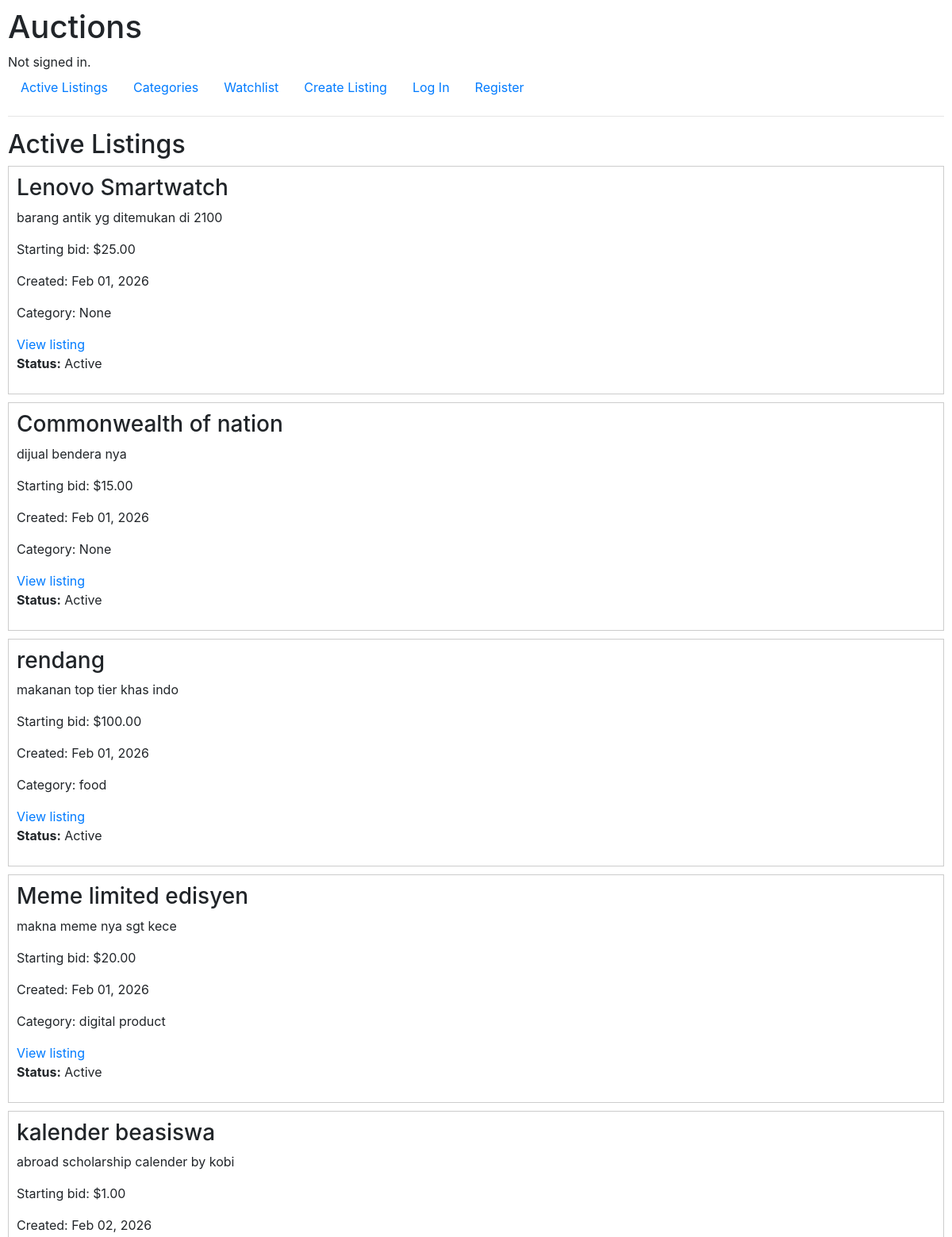
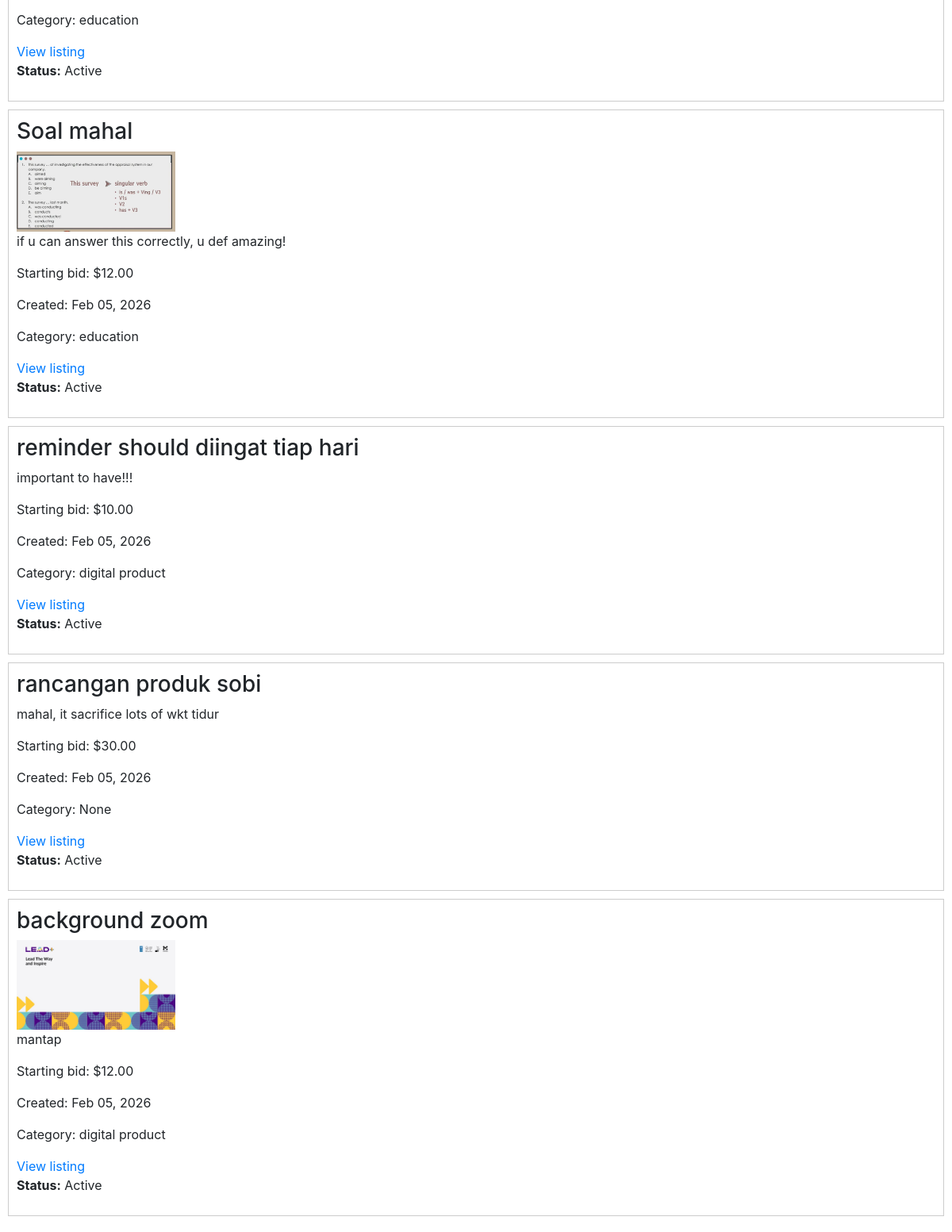
The page / on the database its author committed (2 pictures, top to bottom).
### auctions/models.py (models this page shows, shortened)
class AuctionList(models.Model):
    owner = models.ForeignKey(
        User, on_delete = models.CASCADE, related_name="listings"
    )
    title = models.CharField(max_length=120)
    description = models.TextField()
    starting_bid = models.DecimalField(
        max_digits=10, decimal_places=2
    )
    image = models.ImageField(    # or URL field
       upload_to ="images/", blank = True, null = True
    )
    category = models.ForeignKey(
        Category, on_delete=models.SET_NULL, related_name="listings",  blank = True, null = True
    )
    date_posted = models.DateTimeField(auto_now_add=True)
    is_active = models.BooleanField(default=True)
    winner = models.ForeignKey(
        User, on_delete = models.SET_NULL,  blank = True, null = True, related_name ="won_auction"
    )
    watchlist = models.ManyToManyField(
        User, blank = True, related_name = "watchlist"
    )

class Category(models.Model):
    name = models.CharField(
        max_length=64, unique=True
    )

### auctions/views.py (the view)
# urls.py: path("", views.index, name="index"),
def index(request):
    listings = AuctionList.objects.filter(is_active=True)
    return render(request, "auctions/index.html", {
        "listings": listings
    })

### auctions/templates/auctions/index.html
{% extends "auctions/layout.html" %}
{% block body %}
  <h2>Active Listings</h2>
  {% if listings %}
    <div>
      {% for listing in listings %}
        <div style="border: 1px solid #ccc; padding: 10px; margin-bottom: 10px;">
          <h3>{{ listing.title }}</h3>
              {% if listing.image %}
                <img src="{{ listing.image.url }}" alt="{{ listing.title }}" style="max-width: 200px;">
              {% endif %}
          <p>{{ listing.description }}</p>
          <p>
            Starting bid:
            ${{ listing.starting_bid }}
          </p>
          <p>Created: {{ listing.date_posted|date:"M d, Y" }}</p>
          {% if listing.category %}
            <p>Category: {{ listing.category.name }}</p>
          {% else %}
            <p>Category: None</p>
          {% endif %}
            <a href="{% url 'listing_detail' listing.id %}">
              View listing
            </a><p>
        <strong>Status:</strong>
        {% if listing.is_active %}
          Active
        {% else %}
          Closed
        {% endif %}
        </p>
        </div>
      {% endfor %}
    </div>
  {% else %}
    <p>No listings available.</p>
  {% endif %}
{% endblock %}

### auctions/static/auctions/styles.css (style rules this page uses)
body { padding: 10px; }

### rows shown on the page
AuctionList: title "Lenovo Smartwatch", description "barang antik yg ditemukan di 2100", starting_bid "25.00", date_posted "Feb 01, 2026", shows "Category: None", is_active "Active"
AuctionList: title "Commonwealth of nation", description "dijual bendera nya", starting_bid "15.00", date_posted "Feb 01, 2026", shows "Category: None", is_active "Active"
AuctionList: title "rendang", description "makanan top tier khas indo", starting_bid "100.00", date_posted "Feb 01, 2026", category.name "food", is_active "Active"
AuctionList: title "Meme limited edisyen", description "makna meme nya sgt kece", starting_bid "20.00", date_posted "Feb 01, 2026", category.name "digital product", is_active "Active"
AuctionList: title "kalender beasiswa", description "abroad scholarship calender by kobi", starting_bid "1.00", date_posted "Feb 02, 2026", category.name "education", is_active "Active"
AuctionList: title "Soal mahal", image (picture), description "if u can answer this correctly, u def amazing!", starting_bid "12.00", date_posted "Feb 05, 2026", category.name "education", is_active "Active"
AuctionList: title "reminder should diingat tiap hari", description "important to have!!!", starting_bid "10.00", date_posted "Feb 05, 2026", category.name "digital product", is_active "Active"
AuctionList: title "rancangan produk sobi", description "mahal, it sacrifice lots of wkt tidur", starting_bid "30.00", date_posted "Feb 05, 2026", shows "Category: None", is_active "Active"
AuctionList: title "background zoom", image (picture), description "mantap", starting_bid "12.00", date_posted "Feb 05, 2026", category.name "digital product", is_active "Active"
